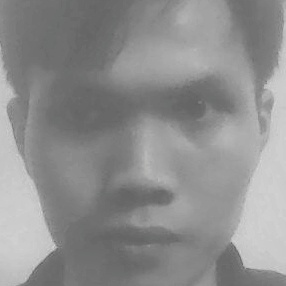
#> input picture dataset/ID_1/raw/0001.jpg, 286 x 286 px, given in place of the camera
$ python capture_faces.py   (older library calls are emulated)
#> lines starting #> are read from the running program, lines starting #| are printed output that depends on the picture; after the words box and inside, x2 and y2 are one past the last pixel; in counts of white or black regions, pixels touching at a corner belong together
# collect_and_encode.py
import cv2
import os
import numpy as np
import time
import json
from datetime import datetime
import subprocess

class FaceCollector:
    def __init__(self, max_images=150, min_area=30000, max_area=90000, radius=120):
        self.MAX_IMAGES = max_images
        self.MIN_AREA = min_area
        self.MAX_AREA = max_area
        self.RADIUS = radius
        self.DELAY = 0.5
        self.BLUR_THRESHOLD = 100

        self.face_cascade = cv2.CascadeClassifier(cv2.data.haarcascades + "haarcascade_frontalface_default.xml")
        self.clahe = cv2.createCLAHE(clipLimit=2.0, tileGridSize=(8,8))
        self.last_capture = 0

    def blur_score(self, img):
        gray = cv2.cvtColor(img, cv2.COLOR_BGR2GRAY) if len(img.shape) == 3 else img
        return cv2.Laplacian(gray, cv2.CV_64F).var()

    def enhance_image(self, img):
        lab = cv2.cvtColor(img, cv2.COLOR_BGR2LAB)
        l, a, b = cv2.split(lab)
        l = self.clahe.apply(l)
        enhanced = cv2.cvtColor(cv2.merge([l, a, b]), cv2.COLOR_LAB2BGR)
        enhanced = cv2.convertScaleAbs(enhanced, alpha=1.1, beta=10)
        gamma = 1.2
        enhanced = np.power(enhanced / 255.0, 1.0 / gamma) * 255
        return enhanced.astype(np.uint8)

    def quality_score(self, face_img):
        blur = min(self.blur_score(face_img) / self.BLUR_THRESHOLD, 1.0)
        gray = cv2.cvtColor(face_img, cv2.COLOR_BGR2GRAY)
        brightness = 1.0 - abs(np.mean(gray) - 127) / 127
        contrast = np.std(gray) / 128
        return (blur + brightness + contrast) / 3

    def draw_ui(self, frame, msg, count, quality=None):
        h, w = frame.shape[:2]
        center = (w//2, h//2)
        cv2.circle(frame, center, self.RADIUS, (0,255,0), 3)
        cv2.line(frame, (center[0]-20, center[1]), (center[0]+20, center[1]), (0,255,0), 2)
        cv2.line(frame, (center[0], center[1]-20), (center[0], center[1]+20), (0,255,0), 2)
        progress = count / self.MAX_IMAGES
        cv2.rectangle(frame, (50, h-80), (w-50, h-60), (100,100,100), -1)
        cv2.rectangle(frame, (50, h-80), (50+int((w-100)*progress), h-60), (0,255,0), -1)
        cv2.putText(frame, msg, (30, 50), cv2.FONT_HERSHEY_SIMPLEX, 0.8, (0,0,255), 2)
        cv2.putText(frame, f"{count}/{self.MAX_IMAGES}", (30, h-90), cv2.FONT_HERSHEY_SIMPLEX, 0.6, (255,255,255), 2)
        if quality:
            color = (0,255,0) if quality > 0.7 else (0,255,255) if quality > 0.5 else (0,0,255)
            cv2.putText(frame, f"Quality: {quality:.2f}", (30, 90), cv2.FONT_HERSHEY_SIMPLEX, 0.6, color, 2)

    def collect(self, name):
        dirs = {'raw': f"dataset/{name}/raw", 'processed': f"dataset/{name}/processed"}
        for d in dirs.values(): os.makedirs(d, exist_ok=True)

        cap = cv2.VideoCapture(0)
        cap.set(cv2.CAP_PROP_FRAME_WIDTH, 1280)
        cap.set(cv2.CAP_PROP_FRAME_HEIGHT, 720)
        cap.set(cv2.CAP_PROP_BRIGHTNESS, 0.6)
        cap.set(cv2.CAP_PROP_CONTRAST, 0.7)
        cap.set(cv2.CAP_PROP_SATURATION, 0.6)
        cap.set(cv2.CAP_PROP_AUTO_EXPOSURE, 0.25)

        count = 0
        stats = {'saved':0,'rejected':0}
        paused = False
        print(f"📸 Collecting faces for {name} (Q-quit, SPACE-pause, R-reset)")

        while count < self.MAX_IMAGES:
            if not paused:
                ret, frame = cap.read()
                if not ret: break
                frame = cv2.flip(frame,1)
                enhanced = self.enhance_image(frame)
                gray = cv2.cvtColor(enhanced, cv2.COLOR_BGR2GRAY)

                h,w = frame.shape[:2]
                center = (w//2, h//2)
                faces = self.face_cascade.detectMultiScale(gray,1.1,5,minSize=(50,50))
                msg="📍 Align face in circle"
                quality = None

                if len(faces)==1:
                    x,y,fw,fh = faces[0]
                    face_center = (x+fw//2, y+fh//2)
                    area = fw*fh
                    dx,dy = face_center[0]-center[0], face_center[1]-center[1]
                    in_circle = dx*dx + dy*dy <= self.RADIUS*self.RADIUS

                    if in_circle:
                        if area < self.MIN_AREA: msg="📏 Move closer"
                        elif area > self.MAX_AREA: msg="📏 Move farther"
                        else:
                            face_img = enhanced[y:y+fh,x:x+fw]
                            quality = self.quality_score(face_img)
                            if time.time()-self.last_capture>=self.DELAY and quality>0.5:
                                count+=1
                                stats['saved']+=1
                                cv2.imwrite(f"{dirs['raw']}/{count:04d}.jpg", face_img)
                                cv2.imwrite(f"{dirs['processed']}/{count:04d}.jpg", cv2.resize(face_img,(224,224)))
                                self.last_capture=time.time()
                                msg=f"✅ Captured {count}"
                                print(f"Saved {count} (Q:{quality:.2f})")
                            else:
                                if quality and quality<=0.5: stats['rejected']+=1
                                msg=f"📷 Quality: {quality:.2f}" if quality else "⏳ Ready..."
                    else: msg="🎯 Center face in circle"
                    color = (0,255,0) if quality and quality>0.7 else (0,255,255) if quality and quality>0.5 else (0,0,255)
                    cv2.rectangle(frame,(x,y),(x+fw,y+fh),color,2)
                elif len(faces)>1: msg="👥 Only one face"

                self.draw_ui(frame,msg,count,quality)
                cv2.imshow("Face Collector", frame)

            key=cv2.waitKey(1)&0xFF
            if key==ord('q'): break
            elif key==ord(' '): paused=not paused; print("⏸️ Paused" if paused else "▶️ Resumed")
            elif key==ord('r'): count=0; stats={'saved':0,'rejected':0}; print("🔄 Reset")

        cap.release()
        cv2.destroyAllWindows()

        metadata={'name':name,'date':datetime.now().isoformat(),'images':count,'stats':stats}
        with open(f"dataset/{name}/metadata.json",'w') as f: json.dump(metadata,f,indent=2)
        print(f"\n✅ Collected {count} images for {name} | Saved: {stats['saved']}, Rejected: {stats['rejected']}")

        # Auto-run encode_faces.py
        if count>0:
            print("📦 Running encode_faces.py ...")
            try:
                subprocess.run([os.sys.executable, "encode_faces.py"], check=True)
                print("✅ encode_faces.py finished successfully")
            except subprocess.CalledProcessError as e:
                print(f"❌ encode_faces.py failed: {e}")

        return count>0


if __name__=="__main__":
    name=input("👤 Enter name: ").strip()
#> the answer given: dataset/ID_1/raw/0001.jpg
    if name:
        collector=FaceCollector()
        collector.collect(name)
#> in collect, frame is the input picture: shape (286, 286, 3); mean B, G, R 142.1, 142.1, 142.1
#> in collect, `frame = cv2.flip(frame,1)`:
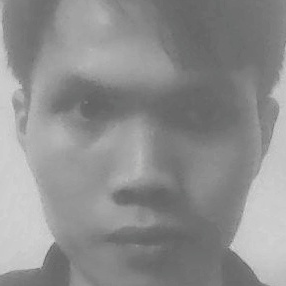
#> frame: shape (286, 286, 3); mean B, G, R 142.1, 142.1, 142.1
#> in enhance_image, `lab = cv2.cvtColor(img, cv2.COLOR_BGR2LAB)`: lab: shape (286, 286, 3); mean of channels 0, 1, 2 150.2, 128, 128
#> in enhance_image, `l, a, b = cv2.split(lab)`:
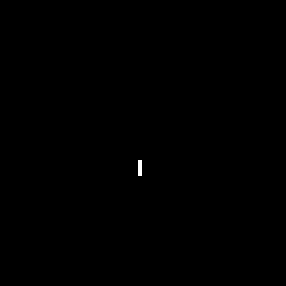
#> b: shape (286, 286); values 128 (black) and 129 (white), 0.08% white; 1 white region, box (x1, y1, x2, y2) and area: (138, 160, 142, 176) 64
#> in enhance_image, `l = self.clahe.apply(l)`:
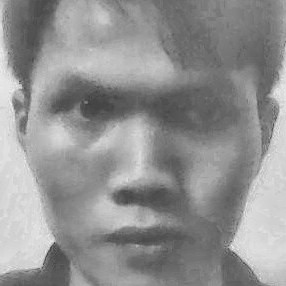
#> l: shape (286, 286); min 60, max 236, mean 145.7
#> in enhance_image, `enhanced = cv2.convertScaleAbs(enhanced, alpha=1.1, beta=10)`:
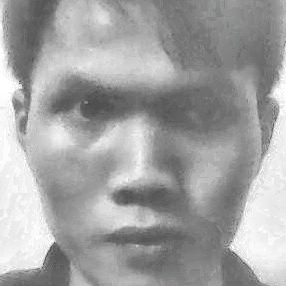
#> enhanced: shape (286, 286, 3); mean B, G, R 162, 162, 162
#> in collect, `faces = self.face_cascade.detectMultiScale(gray,1.1,5,minSize=(50,50))`: faces = [[10, 18, 246, 246]]
#> in collect, `x,y,fw,fh = faces[0]`: x = 10; y = 18; fw = 246
#> in collect, `face_center = (x+fw//2, y+fh//2)`: face_center = (133, 141)
#> in collect, `area = fw*fh`: area = 60516
#> in collect, `dx,dy = face_center[0]-center[0], face_center[1]-center[1]`: dx = -10; dy = -2
#> in collect, `in_circle = dx*dx + dy*dy <= self.RADIUS*self.RADIUS`: in_circle = True
#> in collect, `face_img = enhanced[y:y+fh,x:x+fw]`:
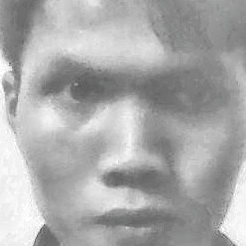
#> face_img: shape (246, 246, 3); mean B, G, R 169.7, 169.8, 169.7
#> in quality_score, `blur = min(self.blur_score(face_img) / self.BLUR_THRESHOLD, 1.0)`: blur = 1
#> in quality_score, `brightness = 1.0 - abs(np.mean(gray) - 127) / 127`: brightness = 0.663
#> in quality_score, `contrast = np.std(gray) / 128`: contrast = 0.299
#> in collect, `quality = self.quality_score(face_img)`: quality = 0.654
#| Saved 1 (Q:0.65)
#> in collect, `color = (0,255,0) if quality and quality>0.7 else (0,255,255) if quali..`: color = (0, 255, 255)
#> in draw_ui, `cv2.line(frame, (center[0]-20, center[1]), (center[0]+20, center[1]), ..`:
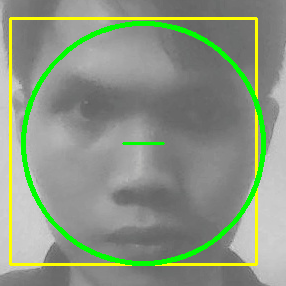
#> frame: shape (286, 286, 3); mean B, G, R 130.2, 150.8, 138.8
#> in draw_ui, `cv2.rectangle(frame, (50, h-80), (50+int((w-100)*progress), h-60), (0,..`: frame: shape (286, 286, 3); mean B, G, R 128.3, 149.1, 136.9
#> in draw_ui, `cv2.putText(frame, f"Quality: {quality:.2f}", (30, 90), cv2.FONT_HERSH..`:
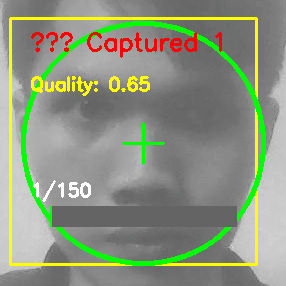
#> frame: shape (286, 286, 3); mean B, G, R 125.6, 148.7, 140.5
#> (key q is pressed here)
    else:
        print("❌ Name required")
